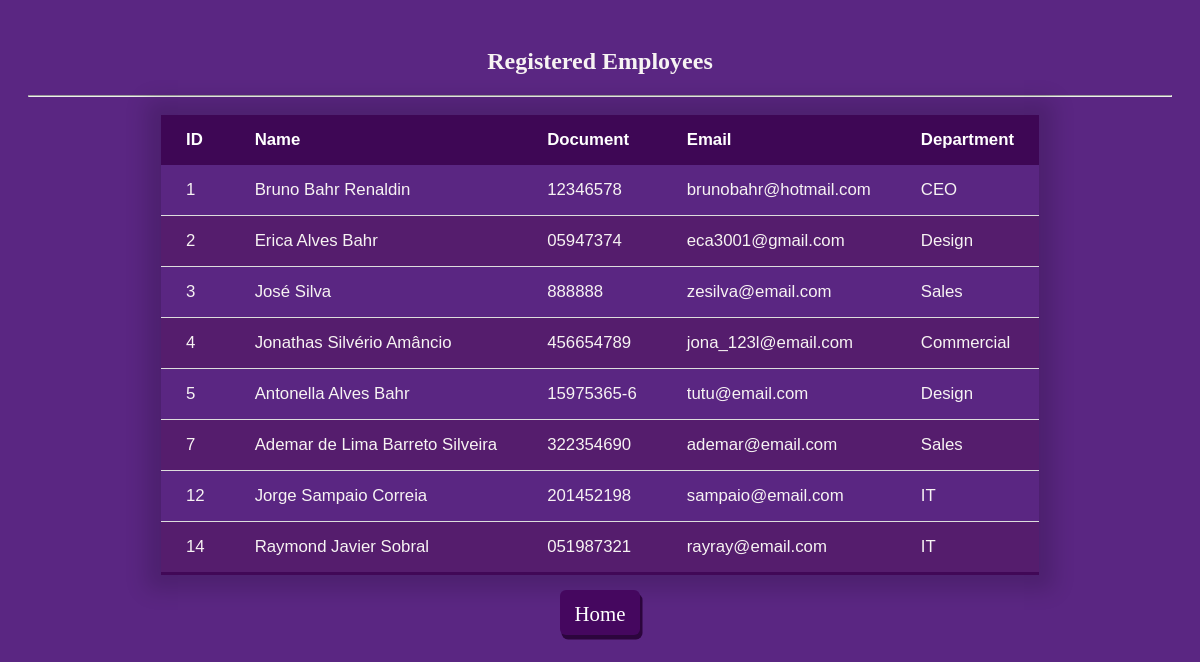
Before: /employees/ (signed in) with the older database file.
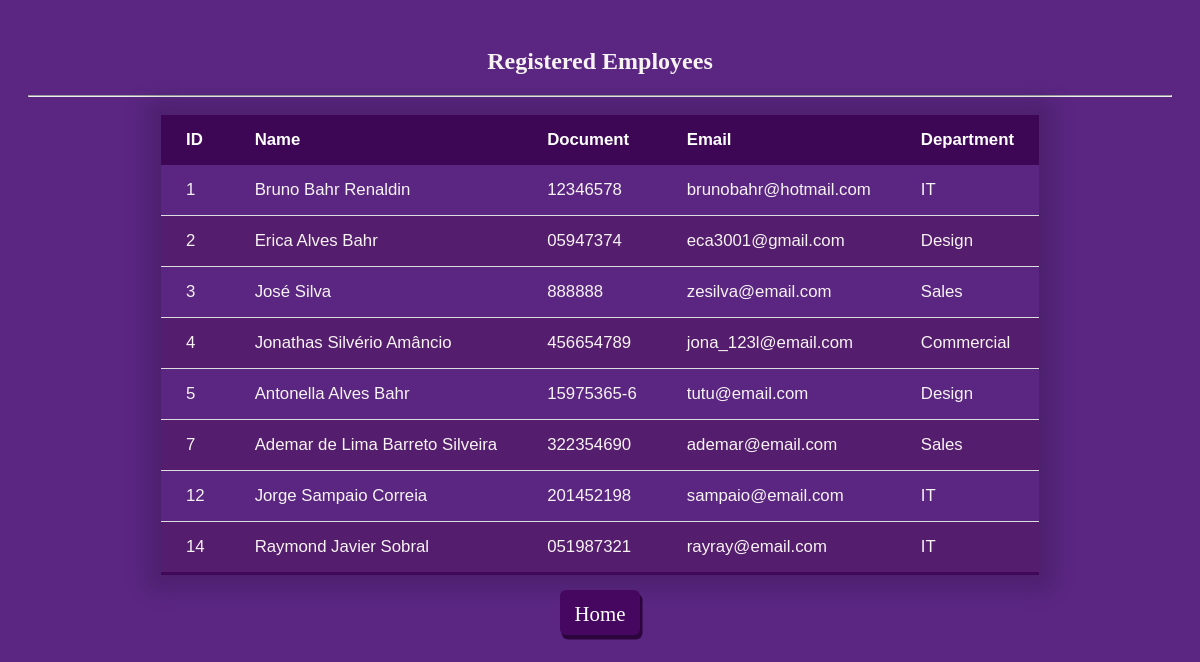
After: the same page with the newer database file.
### login/models.py (models this page shows, shortened)
class Employee(models.Model):
    name = models.CharField(max_length=200)
    document_number = models.CharField(max_length=30)
    email = models.EmailField(max_length=100, blank=True, default='email@email.com')
    department = models.CharField(max_length=40)

### login/views.py (the view)
# urls.py: path('employees/', views.employees, name="employees"),
def employees(request):
    if request.user.is_authenticated:
        employee = Employee.objects.all()
        context = {
            'employee': employee
        }
        return render(request, 'employees.html', context)

### login/templates/employees.html
{% extends 'base.html' %}
{% load static %}
{% block content %}
    <div class="container">
        <h2>Registered Employees</h3>
        <hr>
        <div class="info">
            <table class="styled-table">
                <thead>
                    <tr>
                        <th>ID</th>
                        <th>Name</th>
                        <th>Document</th>
                        <th>Email</th>
                        <th>Department</th>
                    </tr>
                </thead>
                <tbody>
                    {% for emp in employee %}
                    <tr>
                        <td>{{ emp.id }}</td>
                        <td>{{ emp.name }}</td>
                        <td>{{ emp.document_number }}</td>
                        <td>{{ emp.email }}</td>
                        <td>{{ emp.department}}</td>
                    </tr>
                    {% endfor %}
                </tbody>
            </table>
        </div>
    </div>
    <div class="home_emp">
        <a type="submit3" type="submit" href="{% url 'main_screen' %}">Home</a>
    </div>
{% endblock %}

### login/templates/base.html (shortened to what this page needs)
<!DOCTYPE html>
{% load static %}
<html lang="en">
<head>
    <link rel="stylesheet" href="{% static 'css\estilo.css' %}">
</head>
<body>
    <div class="wrapper">
        <div class="content">
            {% block content %}
            {% endblock %}
        </div>
            <footer>{% block footer %} {% endblock %}</footer>
        </div>
</body>
</html>

### static/css/estilo.css (style rules this page uses)
body { background-color: rgb(90, 38, 130); color: #f7f3f3; text-align: center; }
.wrapper { position: relative; min-height: 100vh; }
.content { padding: 20px; }
footer { position: absolute; font-family: cursive; margin-top: -5px; font-size: small; font-weight: 200; width: 100%; height: 1.5rem; }
.styled-table { border-collapse: collapse; margin: auto; margin-top: 18px; margin-bottom: 15px; font-size: 1.05em; font-family: sans-serif; min-width: 500px; box-shadow: 0 0 20px 15px rgba(0, 0, 0, 0.15); }
.styled-table thead tr { background-color: #3e0755; color: #ffffff; text-align: left; }
.styled-table th, .styled-table td { padding: 15px 25px; text-align: left; }
.styled-table tbody tr { border-bottom: 1px solid #dddddd; }
.styled-table tbody tr:nth-of-type(even) { background-color: #551d6d; }
.styled-table tbody tr:last-of-type { border-bottom: 3px solid rgb(65, 8, 87); }
.home_emp { position: relative; display: flex; background-color:#45075f; height: 25px; width: 60px; justify-content: center; text-align: center; margin-top: 30px; margin: auto; padding: 10px; border: none; border-radius: 6px; box-shadow: 2px 4px 0 0.5px #2c053d; }
.home_emp a { color: #fff; text-decoration: none; font-size: 1.3rem; margin-top: 2px; }

Changed rows visible on the page:
changed Employee "Bruno Bahr Renaldin": department "CEO" → "IT"
